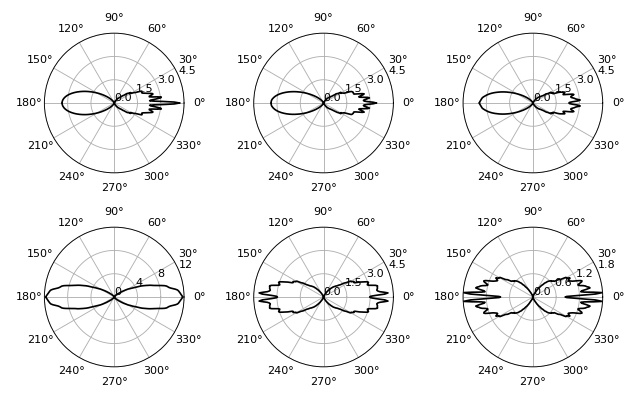

Recreate this plot in Python.
"""Radial stresses of a prolate spheroid

:cite:`Boyde2009`
"""
import matplotlib.pylab as plt
import numpy as np
import percache

from ggf.core import stress

alpha = 47
apbp = 1.1
radius = alpha*1064e-9 / (2*np.pi)

stretch_ratio = 0.1
poisson_ratio= 0.0


kwargs = {"stretch_ratio": stretch_ratio,
          "object_index": 1.375,
          "medium_index": 1.335,
          "wavelength": 1064e-9,
          "beam_waist": 3 * 1064e-9,
          "dist": 120e-6,
          "radius": radius,
          "power_left":1,  # [W]
          "power_right":1,  # [W]
          "poisson_ratio": poisson_ratio,
          "numpoints": 200,
          }


kwargs1 = kwargs.copy()
kwargs1["power_right"] = 0
kwargs1["stretch_ratio"] = 0
kwargs1["dist"] = 90e-6

kwargs2 = kwargs.copy()
kwargs2["power_right"] = 0
kwargs2["stretch_ratio"] = .05
kwargs2["dist"] = 90e-6

kwargs3 = kwargs.copy()
kwargs3["power_right"] = 0
kwargs3["stretch_ratio"] = .1
kwargs3["dist"] = 90e-6

kwargs4 = kwargs.copy()
kwargs4["dist"] = 60e-6

kwargs5 = kwargs.copy()

kwargs6 = kwargs.copy()
kwargs6["dist"] = 200e-6


@percache.Cache("cache_test", livesync=True)
def compute(**kwargs):
    return stress(**kwargs)

plt.figure(figsize=(15,7))

th1, sigma1 = compute(**kwargs1)
ax1 = plt.subplot(231, projection='polar')
ax1.plot(th1, sigma1)

th2, sigma2 = compute(**kwargs2)
ax2 = plt.subplot(232, projection='polar')
ax2.plot(th2, sigma2)

th3, sigma3 = compute(**kwargs3)
ax3 = plt.subplot(233, projection='polar')
ax3.plot(th3, sigma3)

for ax in [ax1, ax2, ax3]:
    ax.set_rticks([0, 1.5, 3, 4.5])

th4, sigma4 = compute(**kwargs4)
ax4 = plt.subplot(234, projection='polar')
ax4.plot(th4, sigma4)
ax4.set_rticks([0, 4, 8, 12])

th5, sigma5 = compute(**kwargs5)
ax5 = plt.subplot(235, projection='polar')
ax5.plot(th5, sigma5)
ax5.set_rticks([0, 1.5, 3, 4.5])

th6, sigma6 = compute(**kwargs6)
ax6 = plt.subplot(236, projection='polar')
ax6.plot(th6, sigma6)
ax6.set_rticks([0, 0.6, 1.2, 1.8])

for ax in [ax1, ax2, ax3, ax4, ax5, ax6]:
    ax.set_thetagrids(np.linspace(0, 360, 12, endpoint=False))

plt.show()
